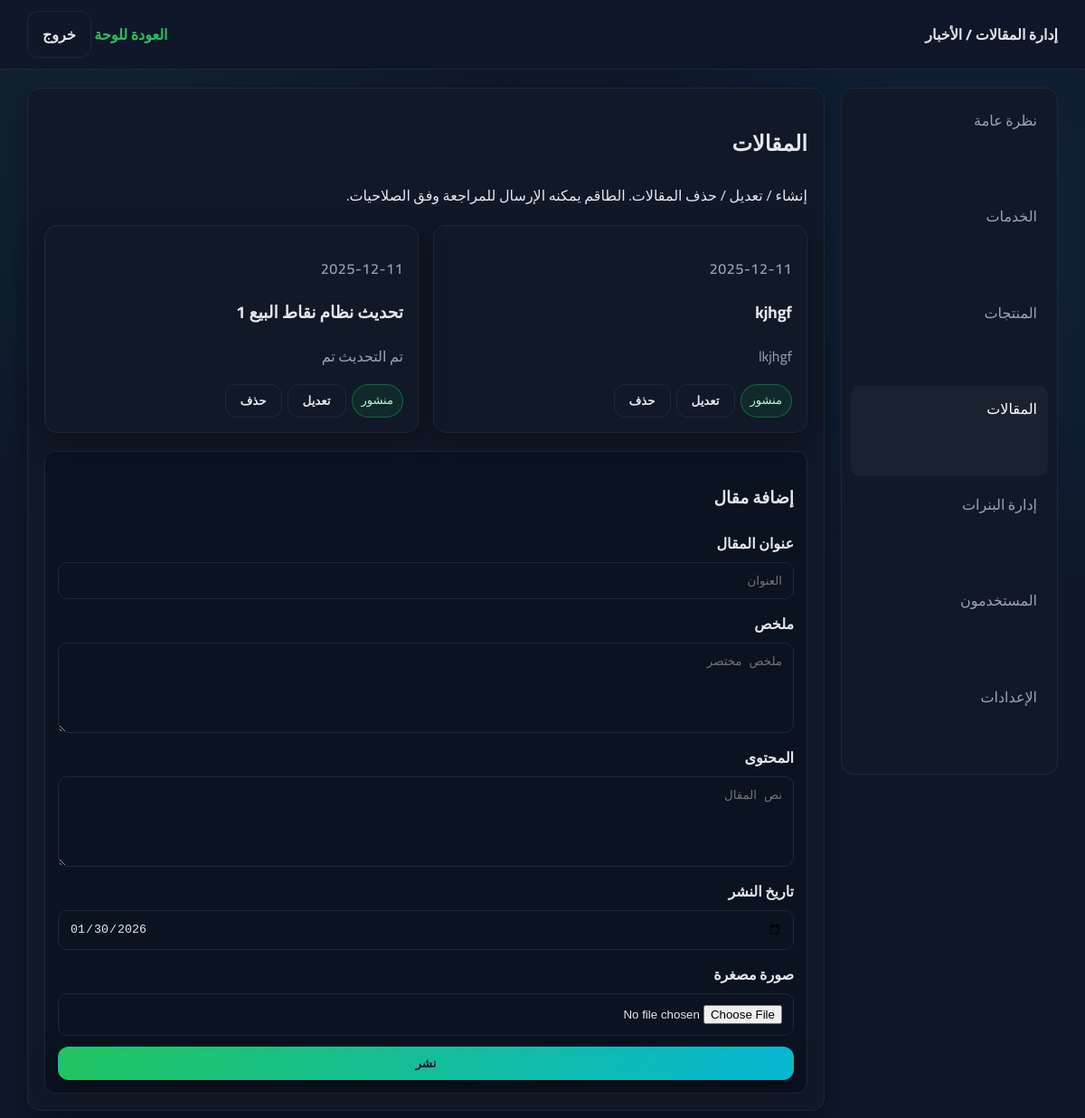
The page /dashboard/news.php (signed in) on the database its author committed.
### tables this page shows
CREATE TABLE `posts` (
  `id` int(11) NOT NULL,
  `title` varchar(200) NOT NULL,
  `excerpt` text DEFAULT NULL,
  `body` longtext DEFAULT NULL,
  `image` varchar(200) DEFAULT NULL,
  `published_at` date DEFAULT NULL,
  `status` enum('draft','pending','published','rejected') DEFAULT 'published',
  `created_by` int(11) DEFAULT NULL,
  `created_at` timestamp NOT NULL DEFAULT current_timestamp()
);

### includes/config.php (called while the page is built, shortened)
<?php
function is_admin() {
    return isset($_SESSION['user']) && $_SESSION['user']['role'] === 'admin';
}

### dashboard/news.php (the view, shortened to what this page needs)
<?php
require_once __DIR__ . '/../includes/config.php';
if (is_admin()) {
    $posts = $pdo->query("SELECT * FROM posts ORDER BY COALESCE(published_at, created_at) DESC, id DESC")->fetchAll();
} else {
    $uid = (int)($_SESSION['user']['id'] ?? 0);
    $stmt = $pdo->prepare("SELECT * FROM posts WHERE created_by = ? ORDER BY COALESCE(published_at, created_at) DESC, id DESC");
    $stmt->execute([$uid]);
    $posts = $stmt->fetchAll();
}
?>
<!DOCTYPE html>
<html lang="ar" dir="rtl">
<head>
    <link rel="stylesheet" href="../assets/css/style.css">
</head>
<body class="dashboard">
    <header class="dashboard-topbar">
        <div class="container dash-inner">
            <strong>إدارة المقالات / الأخبار</strong>
            <div class="dash-actions">
                <a class="link" href="index.php">العودة للوحة</a>
                <a class="btn ghost" href="../logout.php">خروج</a>
            </div>
        </div>
    </header>
    <main class="container dash-grid">
        <aside class="dash-nav">
            <a href="index.php">نظرة عامة</a>
            <a href="services.php">الخدمات</a>
            <a href="products.php">المنتجات</a>
            <a class="active" href="news.php">المقالات</a>
            <a href="banners.php">إدارة البنرات</a>
            <a href="users.php">المستخدمون</a>
            <a href="settings.php">الإعدادات</a>
        </aside>
        <section class="dash-content">
            <h1>المقالات</h1>
            <p>إنشاء / تعديل / حذف المقالات. الطاقم يمكنه الإرسال للمراجعة وفق الصلاحيات.</p>
            <div class="cards-grid">
                <?php foreach ($posts as $post): ?>
                    <div class="card" id="post-<?= $post['id']; ?>">
                        <p class="eyebrow"><?= htmlspecialchars($post['published_at'] ?: 'غير منشور'); ?></p>
                        <h3><?= $post['title']; ?></h3>
                        <p><?= $post['excerpt']; ?></p>
                        <div class="actions">
                            <span class="badge">
                                <?php
                                $status = $post['status'] ?? 'published';
                                echo $status === 'published' ? 'منشور' : ($status === 'pending' ? 'بانتظار الموافقة' : ($status === 'draft' ? 'مسودة' : 'مرفوض'));
                                ?>
                            </span>
                            <?php if (is_admin()): ?>
                                <button class="btn ghost" onclick="editPost(<?= $post['id']; ?>)">تعديل</button>
                                <form method="post" style="display:inline;">
                                    <button class="btn ghost" type="submit" onclick="return confirm('هل أنت متأكد من الحذف؟')">حذف</button>
                                </form>
                            <?php endif; ?>
                        </div>
                    </div>
                <?php endforeach; ?>
            </div>
            <?php if (is_admin() || has_permission('posts.create')): ?>
                <div class="form-panel">
                    <h3>إضافة مقال</h3>
                    <form method="post" enctype="multipart/form-data">
                        <label>عنوان المقال
                            <input type="text" name="title" required placeholder="العنوان">
                        </label>
                        <label>ملخص
                            <textarea name="excerpt" placeholder="ملخص مختصر"></textarea>
                        </label>
                        <label>المحتوى
                            <textarea name="body" placeholder="نص المقال"></textarea>
                        </label>
                        <?php if (is_admin()): ?>
                            <label>تاريخ النشر
                                <input type="date" name="published_at" value="<?= date('Y-m-d'); ?>">
                            </label>
                        <?php endif; ?>
                        <label>صورة مصغرة
                            <input type="file" name="image" accept="image/*">
                        </label>
                        <button class="btn solid" type="submit"><?= is_admin() ? 'نشر' : 'إرسال للمراجعة'; ?></button>
                    </form>
                </div>
            <?php endif; ?>
        </section>
    </main>
</body>
</html>

### assets/css/style.css (style rules this page uses)
:root { --bg: #0f172a; --card: #111827; --accent: #22c55e; --accent-2: #06b6d4; --text: #e5e7eb; --muted: #9ca3af; --border: #1f2937; --shadow: 0 10px 30px rgba(0,0,0,0.35); }
* { box-sizing: border-box; }
body { margin: 0; font-family: 'Cairo', sans-serif; background: radial-gradient(circle at 10% 10%, rgba(34,197,94,0.08), transparent 30%), radial-gradient(circle at 90% 20%, rgba(6,182,212,0.08), transparent 30%), var(--bg); color: var(--text); }
a { color: inherit; text-decoration: none; }
.container { width: min(1100px, 92vw); margin: 0 auto; }
.btn { display: inline-flex; align-items: center; justify-content: center; padding: 10px 16px; border-radius: 12px; border: 1px solid transparent; font-weight: 600; cursor: pointer; transition: 0.2s ease; }
.btn.solid { background: linear-gradient(135deg, var(--accent), var(--accent-2)); color: #0b1220; box-shadow: var(--shadow); }
.btn.ghost { background: transparent; border-color: var(--border); color: var(--text); }
.eyebrow { color: var(--accent-2); font-weight: 600; letter-spacing: 0.6px; }
.cards-grid { display: grid; grid-template-columns: repeat(auto-fit, minmax(240px, 1fr)); gap: 16px; margin-top: 18px; }
.card { background: var(--card); border: 1px solid var(--border); border-radius: 14px; padding: 16px; box-shadow: var(--shadow); }
.card h3, .card h4 { margin: 6px 0; }
.card p { color: var(--muted); }
.link { color: var(--accent); font-weight: 600; }
form { display: grid; gap: 12px; }
label { display: grid; gap: 6px; color: var(--text); font-weight: 600; }
input, textarea, select { width: 100%; padding: 12px; border-radius: 10px; border: 1px solid var(--border); background: #0b1220; color: var(--text); }
textarea { min-height: 100px; resize: vertical; }
.dashboard .dash-inner, .dash-grid { width: min(1200px, 95vw); }
.dashboard-topbar { background: rgba(15,23,42,0.95); border-bottom: 1px solid var(--border); padding: 12px 0; }
.dash-inner { display: flex; justify-content: space-between; align-items: center; }
.dash-grid { display: grid; grid-template-columns: 240px 1fr; gap: 18px; margin: 20px auto; align-items: start; }
.dash-nav { background: var(--card); border: 1px solid var(--border); border-radius: 14px; padding: 10px; display: grid; gap: 6px; position: sticky; top: 20px; height: calc(100vh - 40px); overflow: auto; }
.dash-nav a { padding: 10px 12px; border-radius: 10px; color: var(--muted); }
.dash-nav a.active, .dash-nav a:hover { background: rgba(255,255,255,0.04); color: #fff; }
.dash-content { background: var(--card); border: 1px solid var(--border); border-radius: 14px; padding: 18px; box-shadow: var(--shadow); }
.form-panel { margin-top: 20px; background: #0b1220; border: 1px solid var(--border); border-radius: 12px; padding: 14px; }
.actions { display: flex; gap: 6px; margin-top: 10px; flex-wrap: wrap; }
.badge { padding: 4px 10px; border-radius: 999px; background: rgba(34,197,94,0.1); border: 1px solid rgba(34,197,94,0.4); color: #bbf7d0; font-size: 13px; }

### rows shown on the page
posts: published_at "2025-12-11", title "kjhgf", excerpt "lkjhgf", status "منشور"
posts: published_at "2025-12-11", title "تحديث نظام نقاط البيع 1", excerpt "تم التحديث تم", status "منشور"
